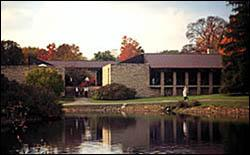
#> input picture opencv/exercises/12/dataset/1.jpg, 250 x 155 px, found by its file name
$ python test_thresholds.py
#> lines starting #> are read from the running program, lines starting #| are printed output that depends on the picture
import os

import numpy as np
import cv2 as cv

img = cv.imread('1.jpg', cv.IMREAD_GRAYSCALE)
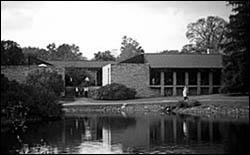
#> img: shape (155, 250); min 0, max 255, mean 105.2

dx = cv.Sobel(img, cv.CV_32F, 1, 0)
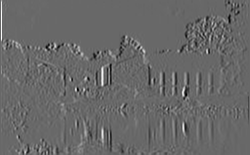
#> dx: shape (155, 250) float32; min -703, max 1007, mean -1; drawn with min black and max white
dy = cv.Sobel(img, cv.CV_32F, 0, 1)
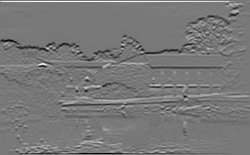
#> dy: shape (155, 250) float32; min -910, max 1008, mean -2.9; drawn with min black and max white
mag = np.sqrt(dx * dx + dy * dy)
tangents = dy / (dx + 1e-6)
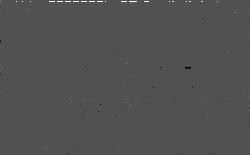
#> tangents: shape (155, 250) float32; min -476000000, max 1.01e+09, mean 1713032.2; drawn with min black and max white

# Non-maximum suppression
suppressed_mag = np.copy(mag)
for i in range(1, mag.shape[0] - 1):
    for j in range(1, mag.shape[1] - 1):
        if tangents[i][j] >= 1:
            cot = 1 / tangents[i][j]
            # Interpolate the upper gradient. "Upper" means the direction
            # in which y is increasing.
            mag_upper = mag[i + 1][j] * (1 - cot) + mag[i + 1][j + 1] * cot
            # interpolate the lower gradient
            mag_lower = mag[i - 1][j] * (1 - cot) + mag[i - 1][j - 1] * cot
        elif tangents[i][j] >= 0:
            mag_upper = mag[i][j + 1] * (1 - tangents[i][j]) + mag[i + 1][j + 1] * tangents[i][j]
            mag_lower = mag[i][j - 1] * (1 - tangents[i][j]) + mag[i - 1][j - 1] * tangents[i][j]
        elif tangents[i][j] >= -1:
            mag_upper = mag[i][j - 1] * (1 + tangents[i][j]) - mag[i + 1][j - 1] * tangents[i][j]
            mag_lower = mag[i][j + 1] * (1 + tangents[i][j]) - mag[i - 1][j + 1] * tangents[i][j]
        else:
            cot = 1 / tangents[i][j]
            mag_upper = mag[i + 1][j] * (1 + cot) - mag[i + 1][j - 1] * cot
            mag_lower = mag[i - 1][j] * (1 + cot) - mag[i - 1][j + 1] * cot

        # intensity at (i, j) is not greater than its neighbors
        if mag[i][j] <= mag_lower or mag[i][j] <= mag_upper:
            suppressed_mag[i][j] = 0
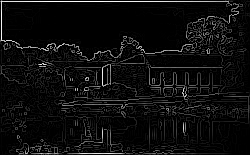
#> suppressed_mag: shape (155, 250) float32; min 0, max 1008, mean 54.4; drawn with min black and max white
#> (the run stopped early here; a loop or call above may not have finished)
